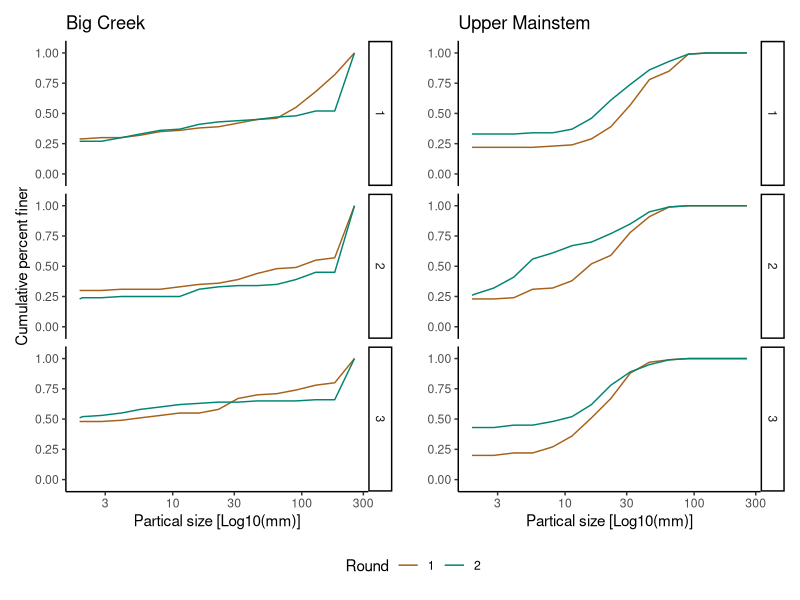
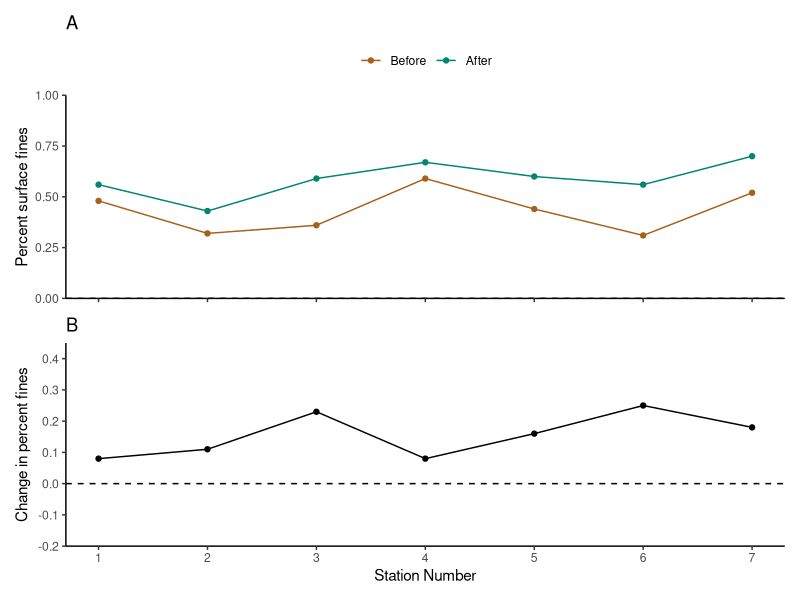
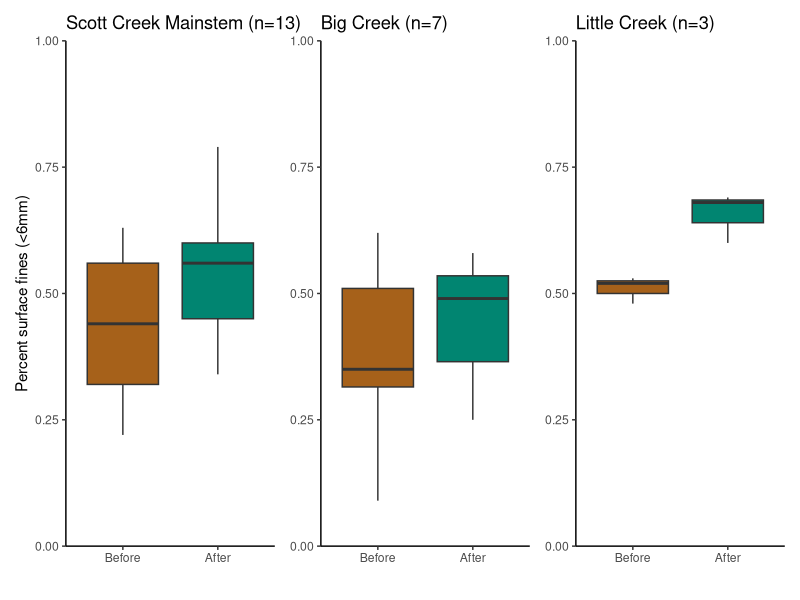
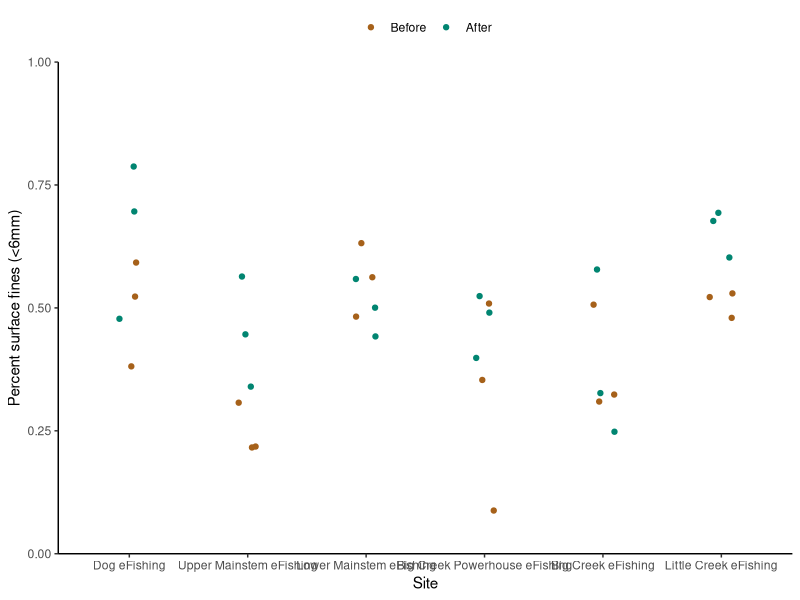
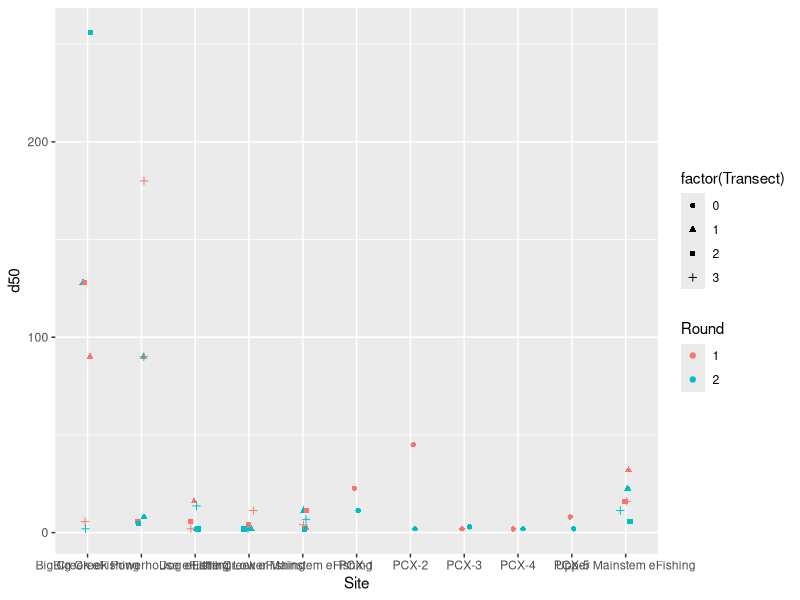
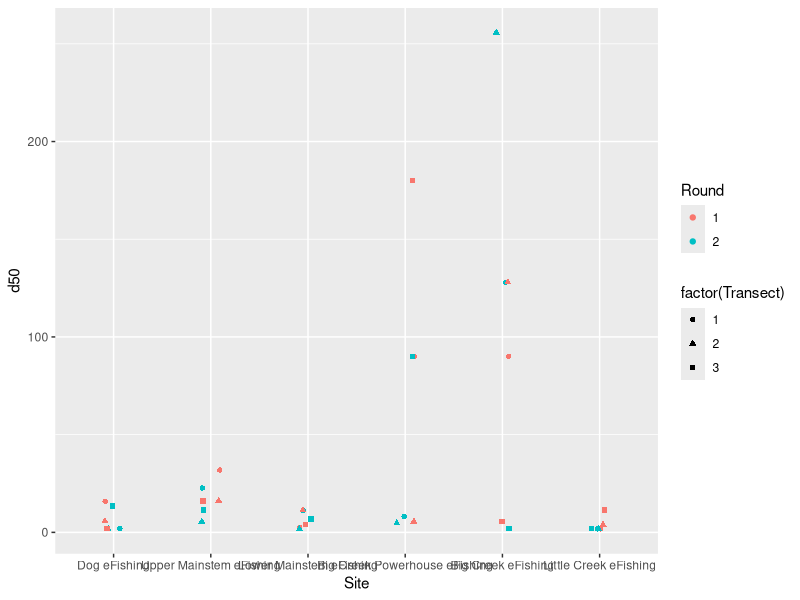
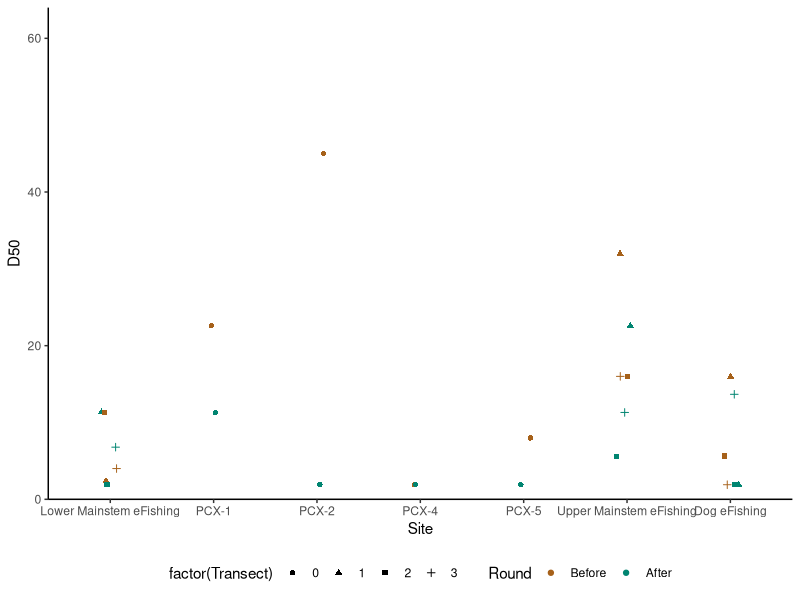
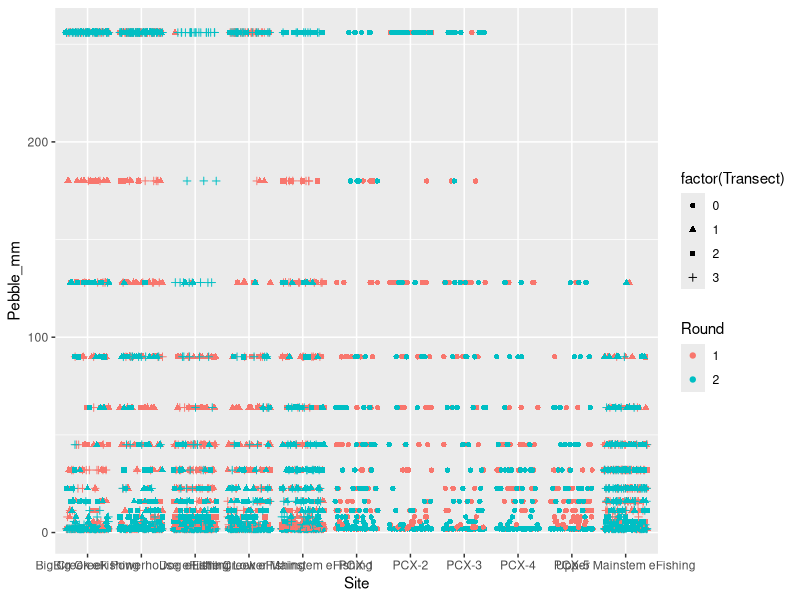

Write R code to recreate these figures, in order.
###############################################
##
## Script name: 3_Pebble_Count_Data.R
##
## Goals: 1. Visualize the sediment distributions at each site/transect. 
##           (Data needs to be manipulated from size class counts (summaries) 
##           to individual pebbles).
##
##        2. Estimate the change in the amount of surface fines at each transect
##           (reported as % change over time). Note: The cuttoff for "fines" in 
##           the litterature is a bit ambiguous. For now we will stick with 
##           "fines" meaning <6mm (though <8mm could also been used).
##
##        3. Compare how different surface summary statistics (i.e. Dx) changed 
##           after the “first flush” at 1.A each site and 1.B longitudinally 
##           along the mainstem and Big Creek.
##
## Note: See https://github.com/RMBond/ScottCreek-WY21_CZUFire_Poster for project information.
##
###############################################

#Load packages
library(tidyverse)
library(dplyr)
library(lubridate)
# library(ggplot2)
library(patchwork)

#1. Read in the data ####

#Test Data - to help get started
pc.dat.test <- read.csv("Data/Scott_Creek_Pebble_Testdata_20210315.csv", sep = ",", header = T) #Initial pebble count test dataset. It consists of one transects worth of data.

#Real (whole) Data
#Note Round was blank for one size class at the Dog eFishing reach in the original WSP file. This was corrected on 3/31/21

pc.dat <- read.csv("Data/Scott_Creek_Pebble_20210331.csv", sep = ",", header = T) #736 obs of 7 var. 

#2. Do some data wrangling ####

pc.test <- pc.dat.test %>% #Start formatting columns into r "tidy" structure.
  mutate(Date = mdy(Date)) %>% 
  mutate(Round = as.factor(Round)) %>% #change column to type = factor
  mutate(Long_Station = as.numeric(Long_Station)) %>% #change column to type = numeric.
  mutate(Category_total = as.numeric(Category_total)) %>% #change column to type = numeric.
  arrange(Size_class_mm) %>% #makes sure data goes from smallest to larges pebble sizes.
  mutate(Percent_finer = cumsum(Category_total)/sum(Category_total)) #creat column for percent finer than.

pc <- pc.dat %>% #Start formatting columns into r "tidy" structure.
  mutate(Date = ymd(Date)) %>% 
  mutate(Round = as.factor(Round)) %>% #change column to type = factor
  mutate(Long_Station = as.numeric(Long_Station)) %>% #change column to type = numeric.
  mutate(Category_total = as.numeric(Category_total)) %>% #change column to type = numeric.
  mutate(Transect = replace_na(Transect, 0)) %>% #replace na (for PCX transects) with a zero 
  group_by(Round, Site, Transect) %>% #Tells r to group each individual transect worth of data to calculate % finer.
  arrange(Size_class_mm) %>% #makes sure data goes from smallest to larges pebble sizes.
  mutate(Percent_finer = cumsum(Category_total)/sum(Category_total)) #creat column for percent finer than. 

#Check the data structure

str(pc)

#3. Cumulative percent finer plots for the eFishing sites ####
#Goal: Quickly visualize some of the transect changes between survey rounds.
#      (Not intended for the poster). 

test.bc <- pc %>% 
  filter(Site == "Big Creek eFishing")

#Big Creek Plot - Subtle changes in sediment.
bc <- ggplot(test.bc, aes(Size_class_mm, Percent_finer, color = Round)) +
  geom_line() +
  facet_grid(Transect ~ .) +
  scale_x_log10(name = "Partical size [Log10(mm)]") +
  scale_y_continuous(name = "Cumulative percent finer", limits = c(0,1), expand = c(0,.1)) +
  scale_color_manual(values = c("#a6611a", "#018571")) +
  theme_classic() +
  ggtitle("Big Creek")

test.um <- pc %>% 
  filter(Site == "Upper Mainstem eFishing")

#Upper Mainstem Plot - Fines have increased substantially in the upper watershed. 
um <- ggplot(test.um, aes(Size_class_mm, Percent_finer, color = Round)) +
  geom_line() +
  facet_grid(Transect ~ .) +
  scale_x_log10(name = "Partical size [Log10(mm)]") +
  scale_y_continuous(name = "", limits = c(0,1), expand = c(0,.1)) +
  scale_color_manual(values = c("#a6611a", "#018571")) +
  theme_classic() +
  ggtitle("Upper Mainstem")

#Put plots together using patchwork
bc + um +
  plot_layout(guides = 'collect') & 
  theme(legend.position = 'bottom') 
# plot_annotation(caption = 'If the blue line starts above the tan line, it means the surface sediment became finer after the first flush.')

# ggsave("Figures/PC_20210406_5x4.jpg", width = 5, height = 4, units = "in", dpi = 650, device = "jpg")


#4. Percent fines (<6mm) along the mainstem by station number (pc2)####
#Goal: Visualize the amount (percent surface fines along the mainstem. Station number is used to lign up the sites from downstream to upstream.

pc2.mainstem.fines <- pc %>% 
  filter(Size_class_mm == 5.6) %>% #select the fines size class.
  filter(Long_Station < 8) %>% #mainstem stations
  filter(Transect == 0 | Transect == 2) #use T2 (midpoint) for each eFishing reach.

a <- ggplot(pc2.mainstem.fines, aes(x = Long_Station, y = Percent_finer, color = Round)) +
  geom_line() +
  geom_point() +
  scale_y_continuous(name = "Percent surface fines", limits = c(0,1.0), expand = c(0,0)) +
  scale_x_continuous(name = "Station Number", limits = c(1,7), breaks = seq(0,7,1)) +
  scale_color_manual(values = c("#a6611a", "#018571"), labels = c("Before", "After")) +
  theme_classic() +
  geom_hline(yintercept = 0, lty = 2) +
  labs(title = "A") +
  # subtitle = "Flow is from right (upstream) to left (downstream)") +
  # caption = "The meainstem between Big and Little Creeks (Station 3) and the upper watershed \n (Stations 6 and 7) had the biggest increases in fine sediment.")
  theme(axis.title.x = element_blank(),
        axis.text.x = element_blank(),
        legend.position = "top",
        legend.title = element_blank())

#5. Caculate change in % fines (<6mm) for each transect (pc2) ####
#Goal: Caculate the change in % fines (<6mm) between the two survey rounds for each transect and site.

#Subset data by Round
pc2.r1 <- pc %>%
  filter(Round == 1) %>% #Round 1 data
  filter(Size_class_mm == 5.6) #focus on the 5.6 size class for each transect


pc2.r2 <- pc %>%
filter(Round == 2) %>% #Round 2 data
  filter(Size_class_mm == 5.6) #focus on the 5.6 size class for each transect

#Spread data into long format to calculate % change
pc2 <- full_join(pc2.r1, pc2.r2, by = c("Site", "Transect")) %>% #Joins the two rounds of data
  mutate(fines_per_change = Percent_finer.y - Percent_finer.x) %>% #Subract round 1 from round 2. A positive number means an increase in fines after the first flush.
  mutate(Long_Station = Long_Station.x) %>% #relabeling station for clarity
  select(Site, Transect, Long_Station, fines_per_change)

#Plot % fines change over longitudinal station distance

#Subset data by mainstem vs tributary stations (See above for station number key)
pc2.mainstem <- pc2 %>%
  filter(Long_Station < 8) %>%
  filter(Transect == 0 | Transect == 2)

pc2.bigcreek <- pc2 %>%
  filter(Long_Station > 7 & Long_Station < 11) %>%
  filter(Transect == 0 | Transect == 2)

pc2.littlecreek <- pc2 %>%
  filter(Long_Station == 11) %>%
  filter(Transect == 0 | Transect == 2)

#Subset efishing reaches to make ranges for plot
stattest <- pc2 %>%
  filter(Long_Station == 7)

#Mainstem plot

b <- ggplot(pc2.mainstem, aes(x = Long_Station, y = fines_per_change)) +
  geom_line() +
  geom_point() +
scale_y_continuous(name = "Change in percent fines", limits = c(-0.2,0.45), breaks = seq(-0.2,0.45,.1), expand = c(0,0)) +
scale_x_continuous(name = "Station Number", limits = c(1,7), breaks = seq(0,7,1)) +
theme_classic() +
  geom_hline(yintercept = 0, lty = 2) +
  # geom_segment(x = 1, y = -0.13, xend = 1, yend = 0.08, lty = 3) + #variation in Station 1
  # geom_segment(x = 6, y = 0.12, xend = 6, yend = 0.25, lty = 3) + #variation in Station 6
  # geom_segment(x = 7, y = -0.11, xend = 7, yend = 0.3857, lty = 3) + #variation in Station 7
labs(title = "B")
  # labs(title = "Change in percent fines (<6mm) along the mainstem",
  #      subtitle = "Flow is from right (Upstream) to left (Downstream)",
  #      caption = "The meainstem between Big and Little Creeks (Station 3) and the upper watershed \n (Stations 6 and 7) had the biggest increases in fine sediment. \n Dotted vertical lines are ranges at the eFishing sites.")

#Putting plots together
a / b

# ggsave("Figures/PC_percent_fines_mainstem_20210406_6x6.jpg", width = 6, height = 6, units = "in", dpi = 650, device = "jpg")


#6. Boxplot of percent surface fines (pc3) ####
#Goal: Boxplot of percent surface fines using all sites/transects

pc3.fines <- pc %>% 
  filter(Size_class_mm == 5.6)

plot.pc3.fines.all <- ggplot(pc3.fines, aes(x = Round, y = Percent_finer)) +
  geom_boxplot() +
  scale_y_continuous(name = "Percent surface fines (<6mm)", limits = c(0,1),
                     expand = c(0,0))  +
  ggtitle("All sites")

#Boxplot of percent surface fines on mainstem
pc3.fines.mainstem <- pc %>% 
  filter(Size_class_mm == 5.6) %>% 
  filter(Long_Station < 8)

plot.pc3.fines.mainstem <- ggplot(pc3.fines.mainstem, aes(x = Round, y = Percent_finer)) +
  geom_boxplot(fill = c("#a6611a", "#018571")) +
  scale_x_discrete(name = "", limits = c("1","2"), labels = c("Before", "After")) +
  scale_y_continuous(name = "Percent surface fines (<6mm)", limits = c(0,1),
                     expand = c(0,0)) +
  theme_classic() +
  ggtitle("Scott Creek Mainstem (n=13)")

#Boxplot of percent surface fines on Big Creek
pc3.fines.bc <- pc %>% 
  filter(Size_class_mm == 5.6) %>% 
  filter(Long_Station > 7 & Long_Station < 11)

plot.pc3.fines.bc <- ggplot(pc3.fines.bc, aes(x = Round, y = Percent_finer)) +
  geom_boxplot(fill = c("#a6611a", "#018571")) +
  scale_x_discrete(name = "", limits = c("1","2"), labels = c("Before", "After")) +
  scale_y_continuous(name = "Percent surface fines (<6mm)", limits = c(0,1),
                     expand = c(0,0)) +
  theme_classic() +
  theme(axis.title.y = element_blank()) +
  ggtitle("Big Creek (n=7)")


#Boxplot of percent surface fines on Little Creek
pc3.fines.lc <- pc %>% 
  filter(Size_class_mm == 5.6) %>% 
  filter(Long_Station == 11)

plot.pc3.fines.lc <- ggplot(pc3.fines.lc, aes(x = Round, y = Percent_finer)) +
  geom_boxplot(fill = c("#a6611a", "#018571")) +
  scale_x_discrete(name = "", limits = c("1","2"), labels = c("Before", "After")) +
  scale_y_continuous(name = "Percent surface fines (<6mm)", limits = c(0,1),
                     expand = c(0,0)) +
  theme_classic() +
  theme(axis.title.y = element_blank()) +
  ggtitle("Little Creek (n=3)")

#Put plots together using patchwork
plot.pc3.fines.mainstem +  plot.pc3.fines.bc +  plot.pc3.fines.lc

# ggsave("Figures/PC_percent_fines_boxplot_20210406_6x3.jpg", width = 6, height = 3, units = "in", dpi = 650, device = "jpg")


#Variation in Percent Fines for each eFishing Site starting with pc3.fines

#Grab the eFishing sites
pc3.efishing <- pc3.fines %>% 
  filter(grepl('eFishing', Site)) #using grepl to select all sites with "efishing" in the name 

#Tell r Sites will be in a specific order.
pc3.efishing$Site <- factor(pc3.efishing$Site, levels = c("Dog eFishing","Upper Mainstem eFishing","Lower Mainstem eFishing","Big Creek Powerhouse eFishing","Big Creek eFishing", "Little Creek eFishing"),ordered = TRUE)

#Scatterplot to see the variation (3 transects) in percent fines for each eFishing Site.
ggplot(pc3.efishing, aes(x = Site, y = Percent_finer, color = Round)) +
  geom_jitter(width = 0.1) +
  scale_y_continuous(name = "Percent surface fines (<6mm)", limits = c(0,1),
                     expand = c(0,0)) +
  scale_color_manual(values = c("#a6611a", "#018571"), labels = c("Before", "After")) +
  theme_classic() +
  theme(legend.position = "top",
        legend.title = element_blank())


#STATS - TBD
#Need to figure out if we are using t-tests or Chi-squared test for independance?
#Before running the t tests we need to think about independance (repeated measures??. 

#Mainstem
pc3.fines.mainstem.r1 <-  pc3.fines.mainstem %>% 
  filter(Round == 1) %>% #Round 1 data  
  select(Percent_finer)

pc3.fines.mainstem.r2 <-  pc3.fines.mainstem %>% 
  filter(Round == 2) %>% #Round 2 data
  select(Percent_finer)

# t.test( pc3.fines.mainstem.r1$Percent_finer,  pc3.fines.mainstem.r2$Percent_finer, alternative = "two.sided") #May need to adjust the alternative to "greater than".

# Big Creek
pc3.fines.bc.r1 <-  pc3.fines.bc %>% 
  filter(Round == 1) %>% #Round 1 data  
  select(Percent_finer)

pc3.fines.bc.r2 <-  pc3.fines.bc %>% 
  filter(Round == 2) %>% #Round 2 data
  select(Percent_finer)

# t.test( pc3.fines.bc.r1$Percent_finer,  pc3.fines.bc.r2$Percent_finer, alternative = "two.sided") #May need to adjust the alternative to "greater than".

#Little Creek
pc3.fines.lc.r1 <-  pc3.fines.lc %>% 
  filter(Round == 1) %>% #Round 1 data  
  select(Percent_finer)

pc3.fines.lc.r2 <-  pc3.fines.lc %>% 
  filter(Round == 2) %>% #Round 2 data
  select(Percent_finer)

# t.test( pc3.fines.lc.r1$Percent_finer,  pc3.fines.lc.r2$Percent_finer, alternative = "two.sided") #May need to adjust the alternative to "greater than".


#7. Sediment Distribution Plots ####

#* 7.1 Expand count summaries to individual counts (pc4) ####
#The tidy package has the function "uncount" which is the opposite operation of "dplyr::count"

pc4 <- pc %>% 
  group_by(Site, Transect, Round)

pc4.pebbles <- uncount(pc4, Category_total, .id = "id") %>% 
  mutate(Pebble_mm = Size_class_mm) %>% #rename column to emphasize we are looking at individual pebbles now
  select(!Size_class_mm) #remove column

#* 7.2 Calculate D50 for plotting (pc4) ####
#Goal: Calculate the median (by definition the D50) for each site, transect, and round

pc4.d50 <- pc4.pebbles %>% 
  summarise(d50 = median(Pebble_mm))

ggplot(pc4.d50, aes( x = Site, y = d50, color = Round, shape = factor(Transect))) + 
  geom_jitter(width = 0.1)

#Looking at only eFishing Sites
#Grab the eFishing sites
pc4.efishing <- pc4.pebbles %>% 
  filter(grepl('eFishing', Site)) #using grepl to select all sites with "efishing" in the name 

#Tell r Sites will be in a specific order.
pc4.efishing$Site <- factor(pc4.efishing$Site, levels = c("Dog eFishing","Upper Mainstem eFishing","Lower Mainstem eFishing","Big Creek Powerhouse eFishing","Big Creek eFishing", "Little Creek eFishing"),ordered = TRUE)

pc4.d50.efish <- pc4.efishing %>% 
  summarise(d50 = median(Pebble_mm))

ggplot(pc4.d50.efish, aes( x = Site, y = d50, color = Round, shape = factor(Transect))) + 
  geom_jitter(width = 0.1)

#Looking longitudinally along the mainstem
pc4.d50.mainstem <- pc4.pebbles %>% 
  filter(Long_Station < 8) %>%  #mainstem stations
  summarise(d50 = median(Pebble_mm))

pc4.d50.mainstem$Site <- factor(pc4.d50.mainstem$Site, levels = c("Lower Mainstem eFishing", "PCX-1", "PCX-2", "PCX-4", "PCX-5", "Upper Mainstem eFishing", "Dog eFishing"),ordered = TRUE)

ggplot(pc4.d50.mainstem, aes( x = Site, y = d50, color = Round, shape = factor(Transect))) +
  geom_jitter(width = 0.1) +
  scale_y_continuous(name = "D50", limits = c(0,64),
                     expand = c(0,0)) +
  scale_color_manual(values = c("#a6611a", "#018571"), labels = c("Before", "After")) +
  theme_classic() +
  theme(legend.position = "bottom")

# ggsave("Figures/PC_d50_mainstem_20210406_9x3.jpg", width = 9, height = 3, units = "in", dpi = 650, device = "jpg")

#* 7.3 Pebble distribution plots (pc4) ####
#Quick scatterplot to see the data points
ggplot(pc4.pebbles, aes( x = Site, y = Pebble_mm, color = Round, shape = factor(Transect))) + 
  geom_jitter()


#Violin plot - hard to see
ggplot(pc4.pebbles, aes( x = Site, y = Pebble_mm, color = Round)) +
  geom_violin()

#Box plot 
ggplot(pc4.pebbles, aes( x = Site, y = Pebble_mm, color = Round)) +
  geom_boxplot()
